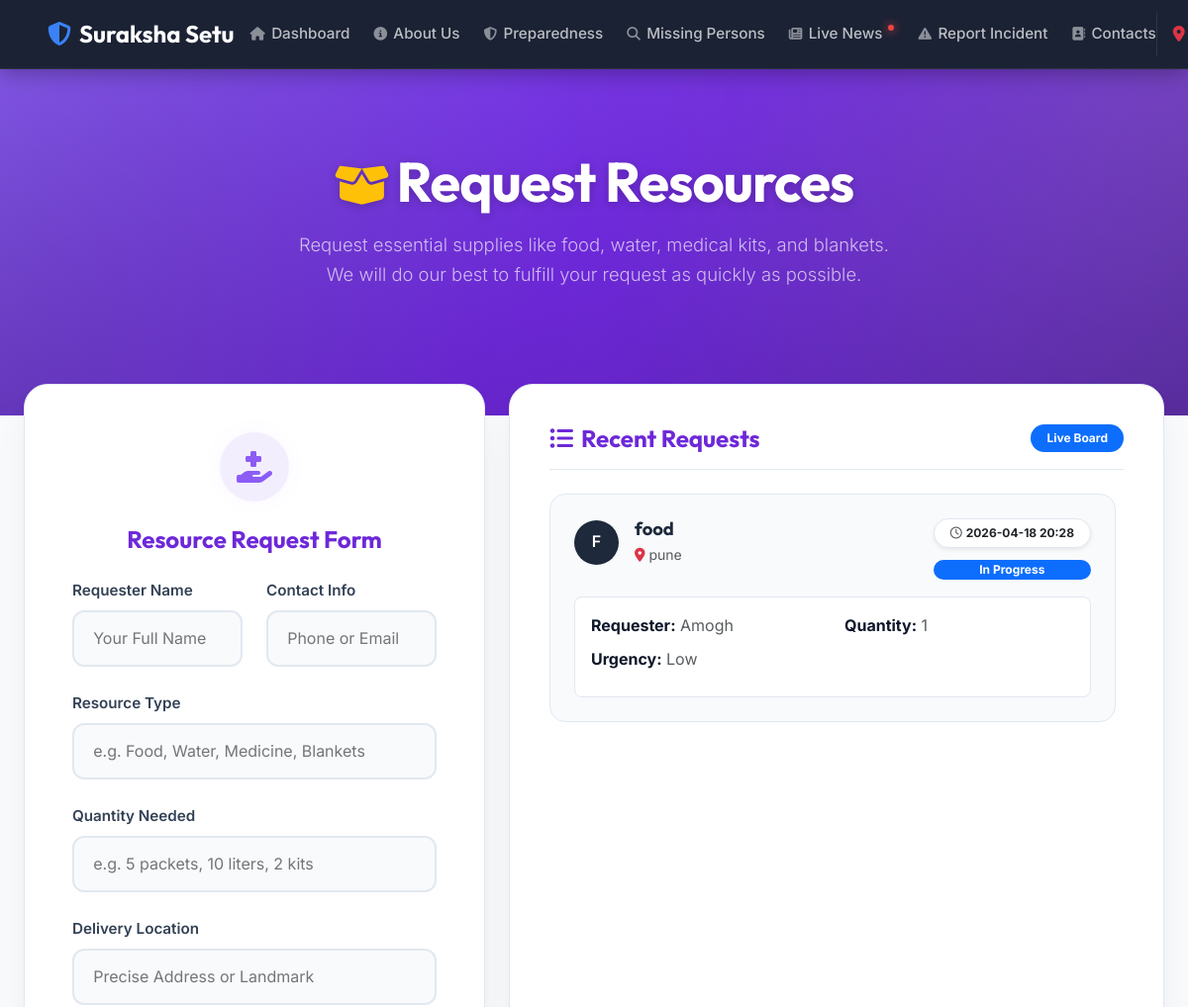
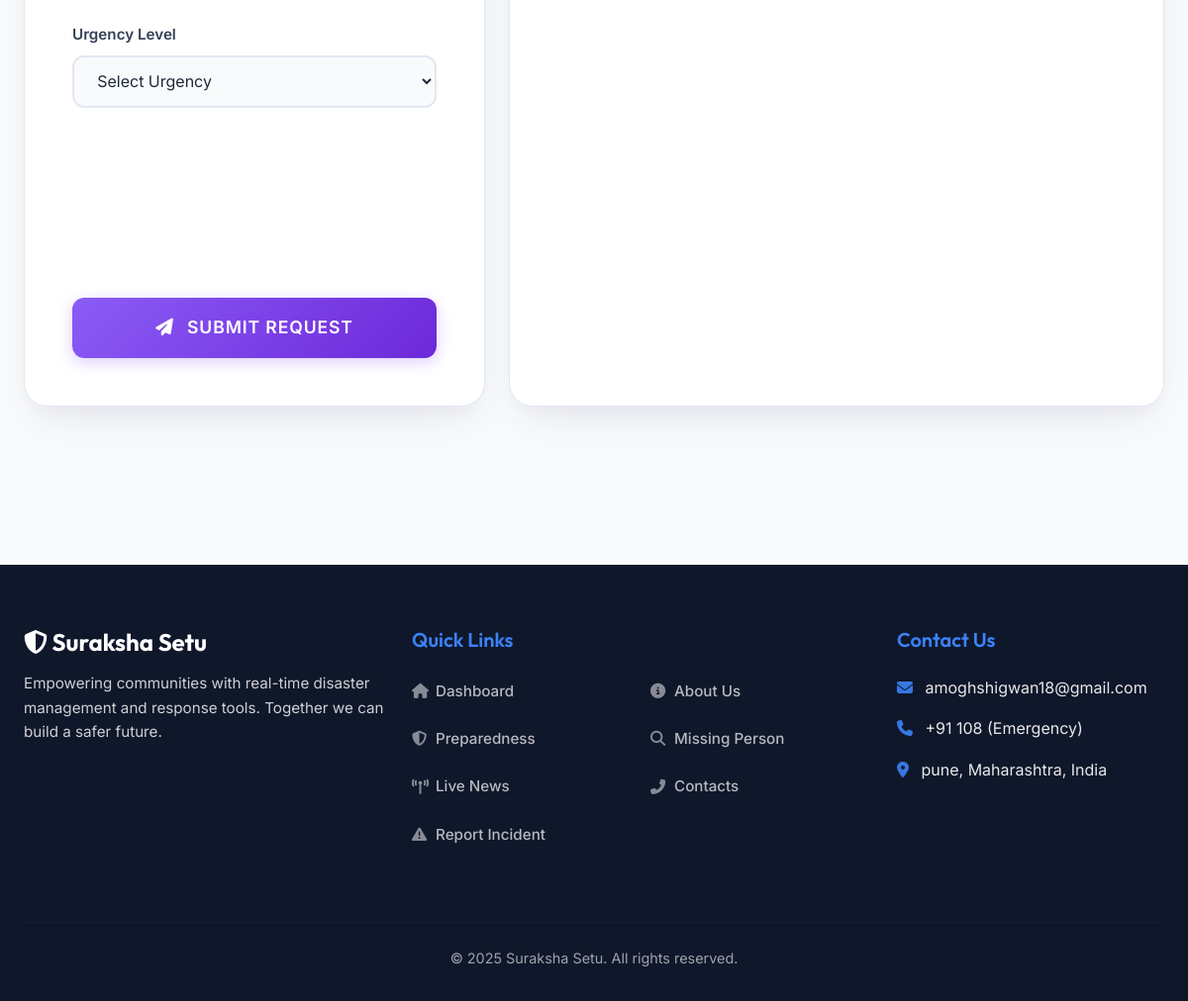
Screenshot of /resource_request with the database file from the repository (2 pictures, top to bottom).
### tables this page shows
CREATE TABLE resource_requests (id INTEGER PRIMARY KEY AUTOINCREMENT, requester_name TEXT NOT NULL, contact_info TEXT NOT NULL, resource_type TEXT NOT NULL, quantity TEXT, location TEXT NOT NULL, urgency TEXT, status TEXT DEFAULT 'Pending', created_at DATETIME DEFAULT CURRENT_TIMESTAMP);

### app.py (the view, shortened to what this page needs)
@app.route('/resource_request', methods=['GET', 'POST'])
def resource_request():
    with get_db() as conn:
        requests = conn.execute("SELECT * FROM resource_requests ORDER BY created_at DESC").fetchall()
    return render_template('resource_request.html', requests=requests)

### app.py (called while the page is built)
def get_db():
    conn = sqlite3.connect('users.db')
    conn.row_factory = sqlite3.Row  # Allows accessing columns by name
    return conn

### templates/resource_request.html (shortened to what this page needs)
{% extends "base.html" %}
{% block styles %}
<link rel="stylesheet" href="{{ url_for('static', filename='css/resource_request.css') }}">
{% endblock %}
{% block hero %}
<section class="incident-hero text-center">
    <div class="container fade-in-up">
        <h1 class="display-4 fw-bold mb-3"><i class="fas fa-box-open text-warning me-2" style="font-size: 0.8em; vertical-align: baseline;"></i>Request Resources</h1>
        <p class="lead opacity-75 max-w-700 mx-auto">Request essential supplies like food, water, medical kits, and blankets. We will do our best to fulfill your request as quickly as possible.</p>
    </div>
</section>
{% endblock %}
{% block content %}
<div style="padding-bottom: 6rem; position: relative; z-index: 10;">
    <div class="row g-4">
        <div class="col-lg-5 fade-in-up" style="animation-delay: 0.2s;">
            <div class="form-card h-100">
                <div class="card-body p-4 p-md-5">
                    <div class="text-center">
                        <div class="icon-wrapper">
                            <i class="fas fa-hand-holding-medical"></i>
                        </div>
                        <h4 class="mb-4" style="color: #6d28d9; font-weight: 700;">Resource Request Form</h4>
                    </div>
                    <form action="{{ url_for('resource_request') }}" method="POST">
                        <div class="row">
                            <div class="col-md-6 mb-4">
                                <label class="form-label-custom">Requester Name</label>
                                <input type="text" class="form-control-custom w-100" name="requester_name" required placeholder="Your Full Name" minlength="2" pattern="[a-zA-Z\s]+" title="Name should only contain letters and spaces.">
                            </div>
                            <div class="col-md-6 mb-4">
                                <label class="form-label-custom">Contact Info</label>
                                <input type="text" class="form-control-custom w-100" name="contact_info" required placeholder="Phone or Email" minlength="5">
                            </div>
                        </div>
                        <div class="mb-4">
                            <label class="form-label-custom">Resource Type</label>
                            <input type="text" class="form-control-custom w-100" name="resource_type" required placeholder="e.g. Food, Water, Medicine, Blankets" minlength="3">
                        </div>
                        <div class="mb-4">
                            <label class="form-label-custom">Quantity Needed</label>
                            <input type="text" class="form-control-custom w-100" name="quantity" required placeholder="e.g. 5 packets, 10 liters, 2 kits" minlength="1">
                        </div>
                        <div class="mb-4">
                            <label class="form-label-custom">Delivery Location</label>
                            <input type="text" class="form-control-custom w-100" name="location" required placeholder="Precise Address or Landmark" minlength="5">
                        </div>
                        <div class="mb-4">
                            <label class="form-label-custom">Urgency Level</label>
                            <select class="form-control-custom w-100" name="urgency" required>
                                <option value="" disabled selected>Select Urgency</option>
                            </select>
                        </div>
                        <button type="submit" class="btn-submit w-100">
                            <i class="fas fa-paper-plane me-2"></i> Submit Request
                        </button>
                    </form>
                </div>
            </div>
        </div>
        <div class="col-lg-7 fade-in-up" style="animation-delay: 0.4s;">
            <div class="form-card h-100" style="padding: 2.5rem;">
                <div class="d-flex justify-content-between align-items-center mb-4 pb-3" style="border-bottom: 1px solid #e2e8f0;">
                    <h4 class="mb-0" style="color: #6d28d9; font-weight: 700;">
                        <i class="fas fa-list-ul me-2"></i>Recent Requests
                    </h4>
                    <span class="badge bg-primary rounded-pill px-3 py-2">Live Board</span>
                </div>
                <div class="incidents-list pe-2" style="max-height: 700px; overflow-y: auto;">
                    {% if requests %}
                        {% for req in requests %}
                            <div class="incident-card mb-4 p-4" style="border: 1px solid #e2e8f0; border-radius: 1rem; background: #f8fafc; transition: all 0.3s ease;">
                                <div class="d-flex justify-content-between align-items-start mb-3">
                                    <div class="d-flex align-items-center gap-3">
                                        <div class="icon-circle" style="width: 45px; height: 45px; background: #1e293b; color: white; border-radius: 50%; display: flex; align-items: center; justify-content: center; font-weight: 600;">
                                            {{ req.resource_type[0] | upper }}
                                        </div>
                                        <div>
                                            <h5 class="mb-1" style="color: #1e293b; font-weight: 700; font-size: 1.15rem;">{{ req.resource_type }}</h5>
                                            <p class="text-muted small mb-0"><i class="fas fa-map-marker-alt text-danger me-1"></i>{{ req.location }}</p>
                                        </div>
                                    </div>
                                    <div class="text-end">
                                        <span class="badge bg-white text-dark shadow-sm rounded-pill px-3 py-2 mb-2 d-block" style="border: 1px solid #e2e8f0;">
                                            <i class="far fa-clock me-1 text-muted"></i>{{ req.created_at[:16] }}
                                        </span>
                                        {% set status_colors = {'Pending': 'bg-warning text-dark', 'In Progress': 'bg-primary', 'Fulfilled': 'bg-success', 'Rejected': 'bg-danger'} %}
                                        {% set badge_class = status_colors.get(req.status, 'bg-secondary') %}
                                        <span class="badge {{ badge_class }} rounded-pill px-3 py-1 w-100">{{ req.status }}</span>
                                    </div>
                                </div>
                                <div class="p-3 bg-white rounded-3 mt-3" style="border: 1px solid #e2e8f0;">
                                    <div class="row">
                                        <div class="col-6 mb-2">
                                            <strong>Requester:</strong> <span class="text-muted">{{ req.requester_name }}</span>
                                        </div>
                                        <div class="col-6 mb-2">
                                            <strong>Quantity:</strong> <span class="text-muted">{{ req.quantity }}</span>
                                        </div>
                                        <div class="col-6 mb-2">
                                            <strong>Urgency:</strong>
                                            {% if req.urgency == 'High' %}
                                                <span class="text-danger fw-bold"><i class="fas fa-exclamation-triangle me-1"></i>High</span>
                                            {% else %}
                                                <span class="text-muted">{{ req.urgency }}</span>
                                            {% endif %}
                                        </div>
                                    </div>
                                </div>
                            </div>
                        {% endfor %}
                    {% else %}
                        <div class="text-center py-5 text-muted">
                            <i class="fas fa-box-open fa-4x mb-3 text-secondary opacity-50"></i>
                            <h5 style="color: #475569; font-weight: 600;">No active requests</h5>
                            <p>All communities are currently supplied.</p>
                        </div>
                    {% endif %}
                </div>
            </div>
        </div>
    </div>
</div>
{% endblock %}

### static/css/style.css (style rules this page uses)
:root { --primary: #0f172a; --primary-light: #1e293b; --accent: #3b82f6; --accent-hover: #2563eb; --secondary: #64748b; --danger: #ef4444; --warning: #f59e0b; --success: #10b981; --info: #0ea5e9; --bg-body: #f8fafc; --bg-surface: #ffffff; --bg-glass: rgba(255, 255, 255, 0.9); --text-main: #0f172a; --text-muted: #64748b; --text-light: #f8fafc; --container-width: 1200px; --header-height: 70px; --radius-sm: 8px; --radius-md: 12px; --radius-lg: 20px; --shadow-sm: 0 1px 2px 0 rgb(0 0 0 / 0.05); --shadow-md: 0 4px 6px -1px rgb(0 0 0 / 0.1), 0 2px 4px -2px rgb(0 0 0 / 0.1); --shadow-lg: 0 10px 15px -3px rgb(0 0 0 / 0.1), 0 4px 6px -4px rgb(0 0 0 / 0.1); --shadow-xl: 0 20px 25px -5px rgb(0 0 0 / 0.1), 0 8px 10px -6px rgb(0 0 0 / 0.1); }
* { margin: 0; padding: 0; box-sizing: border-box; }
body { font-family: 'Inter', sans-serif; background-color: var(--bg-body); color: var(--text-main); line-height: 1.6; -webkit-font-smoothing: antialiased; padding-top: var(--header-height); }
h1, h2, h3, h4, h5, h6 { font-family: 'Outfit', sans-serif; color: var(--primary); line-height: 1.2; margin-bottom: 1rem; }
h1 { font-size: 3rem; font-weight: 700; letter-spacing: -0.02em; }
.container { max-width: var(--container-width); margin: 0 auto; padding: 0 1.5rem; }
.text-center { text-align: center; }
.mb-4 { margin-bottom: 1.5rem !important; }
.fade-in-up { animation: fadeInUp 0.8s cubic-bezier(0.2, 0.8, 0.2, 1) forwards; opacity: 0; transform: translateY(30px); }

### static/css/animations.css (style rules this page uses)
.reveal { opacity: 0; transform: translateY(30px); transition: all 0.8s cubic-bezier(0.5, 0, 0, 1); }
.reveal.active { opacity: 1; transform: translateY(0); }

### static/css/resource_request.css (style rules this page uses)
body { background-color: #f8fafc !important; }
.incident-hero { background: linear-gradient(135deg, #8b5cf6 0%, #6d28d9 50%, #4c1d95 100%); padding: 5rem 1rem 8rem; margin-bottom: -5rem; position: relative; overflow: hidden; }
.incident-hero::before { content: ''; position: absolute; top: 0; left: 0; right: 0; bottom: 0; background: radial-gradient(circle at top right, rgba(255,255,255,0.15) 0%, transparent 50%), radial-gradient(circle at bottom left, rgba(0,0,0,0.2) 0%, transparent 50%); pointer-events: none; }
.incident-hero h1 { color: #ffffff; font-weight: 800; letter-spacing: -1px; text-shadow: 0 2px 10px rgba(0,0,0,0.2); position: relative; z-index: 1; }
.incident-hero p { color: rgba(255, 255, 255, 0.9); font-size: 1.15rem; max-width: 600px; margin: 0 auto; position: relative; z-index: 1; }
.form-card { background: #ffffff; border: 1px solid #e2e8f0; box-shadow: 0 20px 40px -10px rgba(0, 0, 0, 0.08), 0 10px 20px -5px rgba(139, 92, 246, 0.04); border-radius: 1.5rem; position: relative; z-index: 10; }
.form-control-custom { background-color: #f8fafc; border: 2px solid #e2e8f0; border-radius: 0.75rem; padding: 0.85rem 1.2rem; transition: all 0.3s ease; font-size: 1rem; color: #1e293b; }
.form-label-custom { font-weight: 600; color: #334155; margin-bottom: 0.5rem; font-size: 0.95rem; }
.btn-submit { background: linear-gradient(135deg, #8b5cf6, #6d28d9); border: none; color: white; font-weight: 600; padding: 1rem; border-radius: 0.75rem; transition: all 0.3s ease; text-transform: uppercase; letter-spacing: 0.05em; font-size: 1.1rem; box-shadow: 0 4px 15px rgba(139, 92, 246, 0.3); }
.icon-wrapper { width: 70px; height: 70px; background: rgba(139, 92, 246, 0.1); border-radius: 50%; display: flex; align-items: center; justify-content: center; margin: 0 auto 1.5rem; box-shadow: 0 0 20px rgba(139, 92, 246, 0.05); }
.icon-wrapper i { font-size: 2rem; color: #8b5cf6; }

### rows the page displays
resource_requests: resource_type "F", resource_type "food", location "pune", created_at "2026-04-18 20:28", status "In Progress", requester_name "Amogh", quantity "1", urgency "Low"
